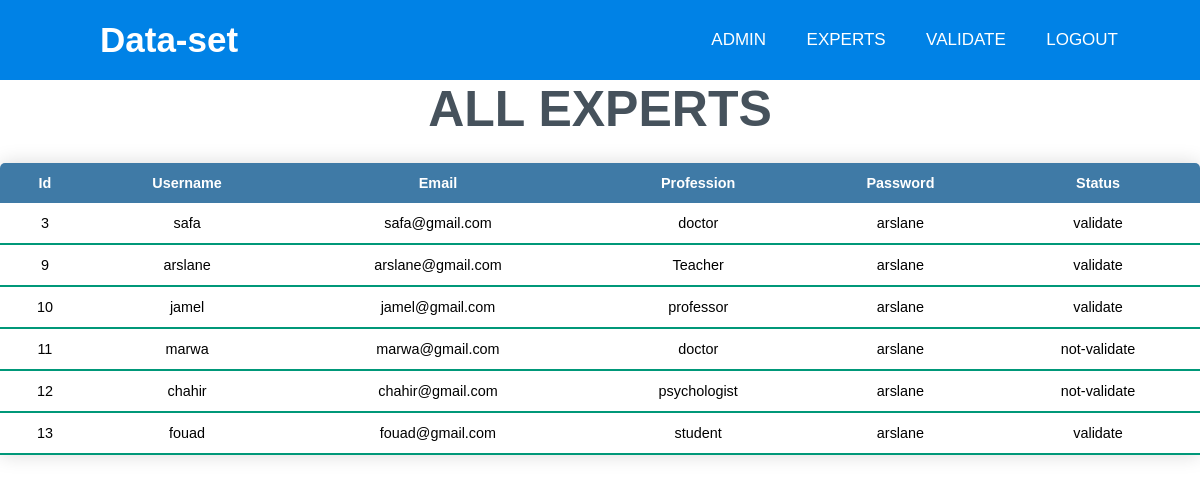
Page /Gerer/validation_expert.php on the committed database.
### tables this page shows
CREATE TABLE `expert` (
  `id` int(11) NOT NULL,
  `username` varchar(150) NOT NULL,
  `email` varchar(150) NOT NULL,
  `profession` varchar(150) NOT NULL,
  `password` varchar(150) NOT NULL,
  `status` varchar(150) NOT NULL DEFAULT 'not-validate',
  `valider` int(20) NOT NULL DEFAULT 0
);

### Gerer/validation_expert.php (the view, shortened to what this page needs)
<?php
include ('../Upload/connect.php');
?>
<!DOCTYPE html>
<html lang="en" dir="ltr">
<head>
    <link rel="stylesheet" href="../css/style02.css">
    <link rel="stylesheet" href="../css/style03.css">
    <link rel="stylesheet" href="style.css">
    <link rel="stylesheet" href="https://cdnjs.cloudflare.com/ajax/libs/font-awesome/5.15.3/css/all.min.css" />
    <link rel="stylesheet" href=
"https://stackpath.bootstrapcdn.com/font-awesome/4.7.0/css/font-awesome.min.css">
   <link rel="stylesheet" href="https://netdna.bootstrapcdn.com/font-awesome/4.0.3/css/font-awesome.css">
   <link rel="stylesheet" href="https://cdnjs.cloudflare.com/ajax/libs/fancybox/2.1.5/jquery.fancybox.min.css"
   media="screen">
    </head>
    <body>
        <nav>
       <a href="#"> <label class="logo">Data-set</label> </a>
        <ul>
            <li><a href="../admin/admin_after_login.php">Admin</a></li>
              <li class="menu">   <a href="validation_expert.php">Experts</a>
            </li>
             <li class="menu">   <a href="#">validate</a>
            </li>
            <li><a href="../admin/Admin.php">Logout</a></li>
        </ul>
    </nav>
    <section>
    <div class="space">
    <h1>ALL EXPERTS</h1>
    </div>
    <table class="content-table">
        <thead>
            <tr>
                <th>Id </th>
                <th>Username </th>
                <th>Email</th>
                <th>Profession</th>
                <th>Password</th>
                <th>Status</th>
            </tr>
        </thead>
        <?php
$req="SELECT * from  expert";
$res=mysqli_query($conn,$req);
while($line=mysqli_fetch_assoc($res)){
echo'
<tbody>
<tr>
        <td>'.$line['id'].'</td>
        <td>'.$line['username'].'</td>
        <td>'.$line['email'].'</td>
        <td>'.$line['profession'].'</td>
        <td>'.$line['password'].'</td>
        <td>'.$line['status'].'</td>
            </tr>
            </tbody>
</div>';
  }
  ?>
    </table>
    </section>

### css/style02.css (style rules this page uses)
* { padding: 0; margin: 0; text-decoration: none; list-style: none; box-sizing: border-box; }
body { font-family: montserrat; }
nav { background: #0082e6; height: 80px; width: 100%; top: 0px; }
label.logo { color: white; font-size: 35px; line-height: 80px; padding: 0 100px; font-weight: bold; }
nav ul { float: right; margin-right: 20px; z-index: 10; margin-right: 4rem; }
nav ul li { display: inline-block; line-height: 80px; margin: 0 5px; }
nav ul li a { color: white; font-size: 17px; padding: 7px 13px; border-radius: 3px; text-transform: uppercase; }
section { background-size: cover; height: calc(100vh - 80px); }
nav .menu { position: relative; }
.space h1 { text-align: center; font-size: 50px; color: #46525c; }

### css/style03.css (style rules this page uses)
body { margin: 0; padding: 0; font-family: sans-serif; background: url() no-repeat; background-size: cover; }

### Gerer/style.css (style rules this page uses)
* { font-family: sans-serif; }
.content-table { border-collapse: collapse; margin: 25px 0; font-size: 0.9em; min-width: 100%; border-radius: 5px 5px 0 0; overflow: hidden; box-shadow: 0 0 20px rgba(0, 0, 0, 0.15); }
.content-table thead tr { background-color: #3f7aa6; color: #ffffff; text-align: left; font-weight: bold; }
.content-table th, .content-table td { padding: 12px 15px; text-align: center; }
.content-table tbody tr { border-bottom: 1px solid #dddddd; }
.content-table tbody tr:last-of-type { border-bottom: 2px solid #009879; }

### rows in the picture
expert: id "3", username "safa", email "safa@gmail.com", profession "doctor", password "arslane", status "validate"
expert: id "9", username "arslane", email "arslane@gmail.com", profession "Teacher", password "arslane", status "validate"
expert: id "10", username "jamel", email "jamel@gmail.com", profession "professor", password "arslane", status "validate"
expert: id "11", username "marwa", email "marwa@gmail.com", profession "doctor", password "arslane", status "not-validate"
expert: id "12", username "chahir", email "chahir@gmail.com", profession "psychologist", password "arslane", status "not-validate"
expert: id "13", username "fouad", email "fouad@gmail.com", profession "student", password "arslane", status "validate"
